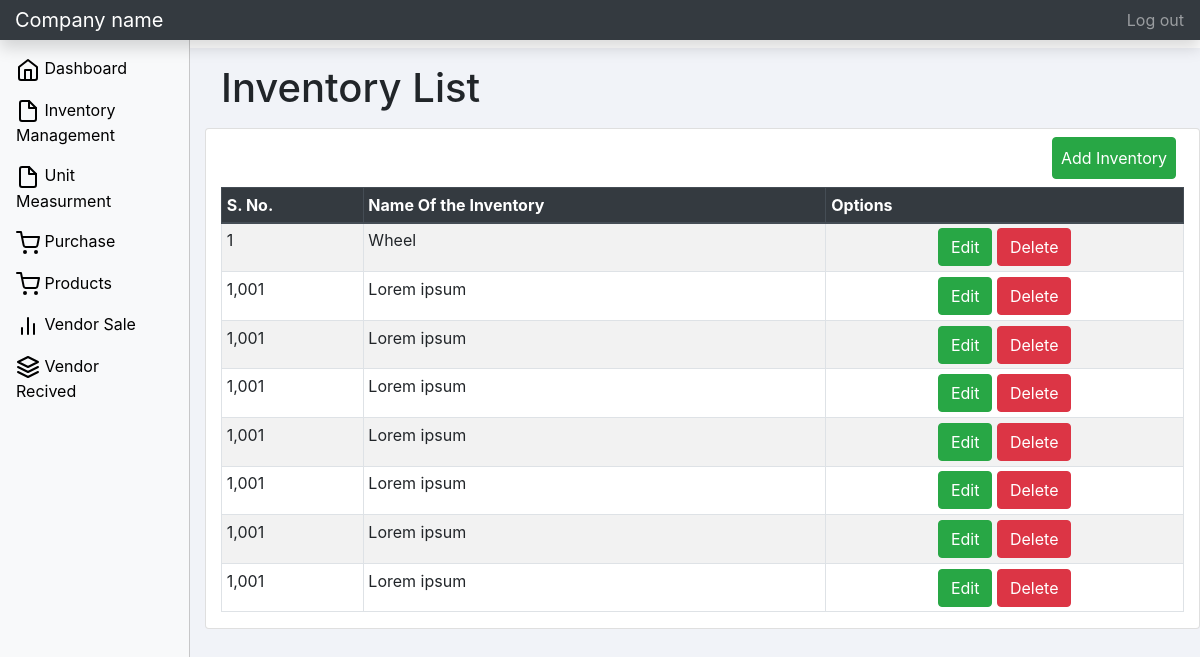
The app's page /inventory/ (signed in), older data.
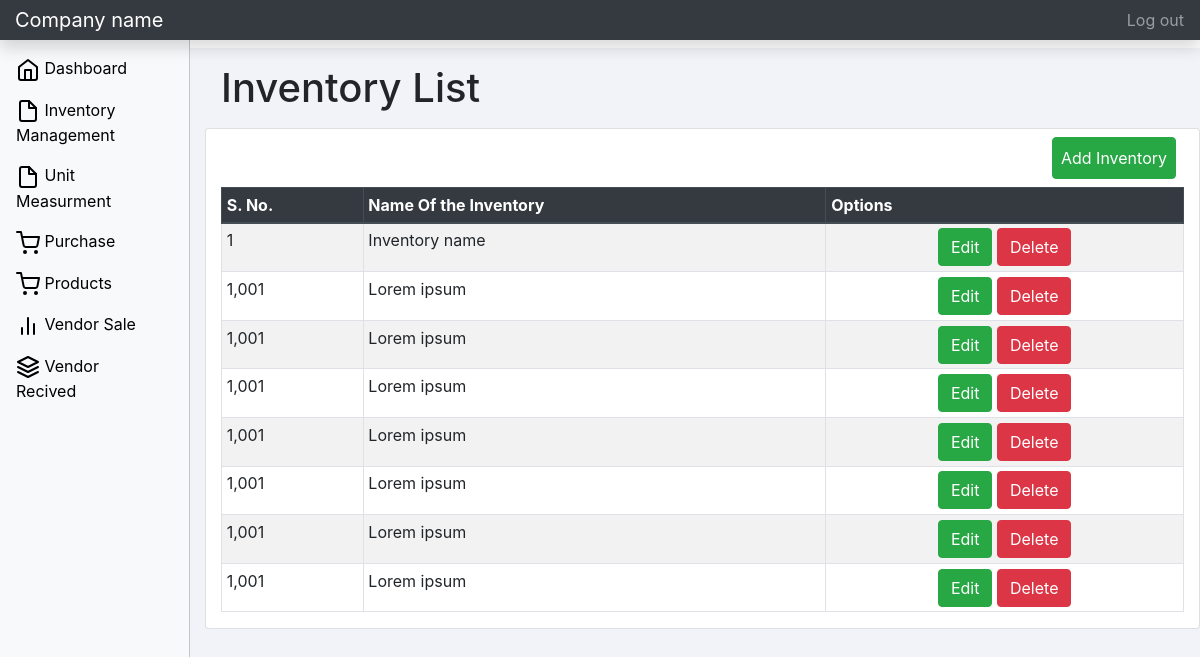
The same page, newer data.
### app/models.py (models this page shows)
class Inventory(db.Model):
    id = db.Column(db.Integer, primary_key = True)
    name = db.Column(db.String(20), unique = True, nullable = False)
    company_id = db.Column(db.Integer, db.ForeignKey('company.id'), nullable=False)

### app/inventory/routes.py (the view)
@inv.route('/', methods = ['GET','POST'])
def home():
    form = InventoryForm()
    items = Inventory.query.filter_by(company_id = current_user.id)
    if form.validate_on_submit():
        item = Inventory(name = form.name.data, company_id = current_user.id)
        db.session.add(item)
        db.session.commit()
        return redirect(url_for('inv.home'))
    return render_template('inventory.html',items=items, form=form)

### app/models.py (called while the page is built)
@login_manager.user_loader
def load_user(id):
    return Company.query.get(int(id))

### app/inventory/templates/inventory.html (shortened to what this page needs)
{% from 'macros/forms.html' import render_field %}
{% extends 'layout.html' %}
{% block body %}
          <h1 class="m-2 p-2">Inventory List</h1>
          <div class="container card">
			<button type="button" class="ml-auto btn btn-success p-2 m-2" data-toggle="modal" data-target="#staticBackdrop">
			Add Inventory
			</button>
              <table class="table table-striped table-sm table-bordered">
				<thead class="thead-dark">
					<tr>
					<th>S. No.</th>
					<th>Name Of the Inventory</th>
					<th>Options</th>
					</tr>
				</thead>
				<tbody>
                    {% for item in items %}
					<tr>
                    <td>{{ loop.index }}</td>
                    <td>{{ item.name}}</td>
					<td class="text-center">
                    <a href="{{ url_for('inv.edit', id=item.id) }}" class="btn btn-success">Edit</a>
					<a href="{{ url_for('inv.delete', id=item.id) }}" class="btn btn-danger">Delete</a>
					</td>
					</tr>
                    {% endfor %}
					<tr>
					<td contenteditable="true">1,001</td>
					<td contenteditable="true">Lorem ipsum</td>
					<td class="text-center">
					<a href="" class="btn btn-success">Edit</a>
					<a href="" class="btn btn-danger">Delete</a>
					</td>
					</tr>
					<tr>
					<td contenteditable="true">1,001</td>
					<td contenteditable="true">Lorem ipsum</td>
					<td class="text-center">
					<a href="" class="btn btn-success">Edit</a>
					<a href="" class="btn btn-danger">Delete</a>
					</td>
					</tr>
					<tr>
					<td contenteditable="true">1,001</td>
					<td contenteditable="true">Lorem ipsum</td>
					<td class="text-center">
					<a href="" class="btn btn-success">Edit</a>
					<a href="" class="btn btn-danger">Delete</a>
					</td>
					</tr>
					<tr>
					<td>1,001</td>
					<td>Lorem ipsum</td>
					<td class="text-center">
					<a href="" class="btn btn-success">Edit</a>
					<a href="" class="btn btn-danger">Delete</a>
					</td>
					</tr>
					<tr>
					<td>1,001</td>
					<td>Lorem ipsum</td>
					<td class="text-center">
					<a href="" class="btn btn-success">Edit</a>
					<a href="" class="btn btn-danger">Delete</a>
					</td>
					</tr>
					<tr>
					<td>1,001</td>
					<td>Lorem ipsum</td>
					<td class="text-center">
					<a href="" class="btn btn-success">Edit</a>
					<a href="" class="btn btn-danger">Delete</a>
					</td>
					</tr>
					<tr>
					<td>1,001</td>
					<td>Lorem ipsum</td>
					<td class="text-center">
					<a href="" class="btn btn-success">Edit</a>
					<a href="" class="btn btn-danger">Delete</a>
					</td>
					</tr>
				</tbody>
                </table>
			</div>
{% endblock body %}

Row changes from the older to the newer data that the page shows:
changed Inventory: name "Wheel" → "Inventory name"
